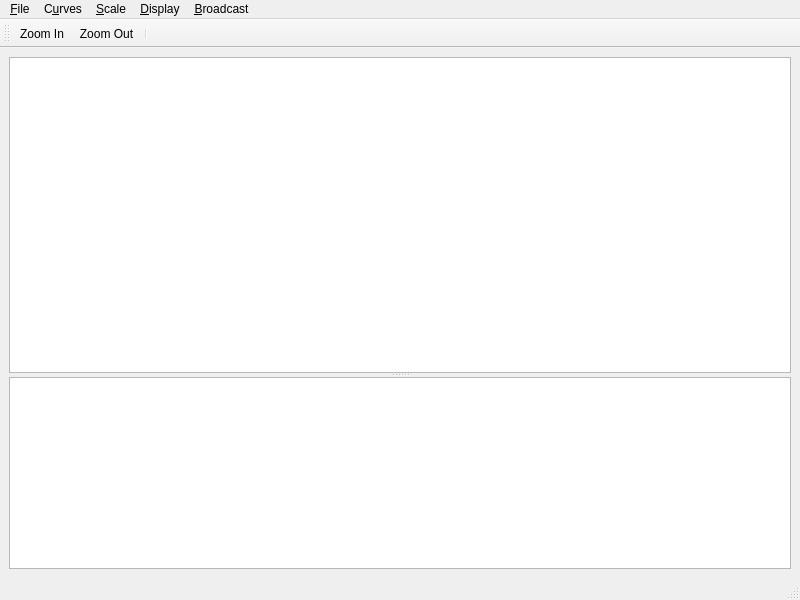
<?xml version="1.0" encoding="UTF-8"?>
<ui version="4.0">
 <class>AmplitudeCurveViewer</class>
 <widget class="QMainWindow" name="AmplitudeCurveViewer">
  <property name="geometry">
   <rect>
    <x>0</x>
    <y>0</y>
    <width>800</width>
    <height>600</height>
   </rect>
  </property>
  <property name="windowTitle">
   <string>MainWindow</string>
  </property>
  <widget class="QWidget" name="centralwidget">
   <layout class="QVBoxLayout" name="verticalLayout">
    <item>
     <widget class="QSplitter" name="splitter">
      <property name="orientation">
       <enum>Qt::Vertical</enum>
      </property>
      <widget class="RulerGraphicsView" name="graphicsView">
       <property name="sizePolicy">
        <sizepolicy hsizetype="Expanding" vsizetype="Expanding">
         <horstretch>1</horstretch>
         <verstretch>1</verstretch>
        </sizepolicy>
       </property>
      </widget>
      <widget class="QTableView" name="tableView">
       <property name="sizePolicy">
        <sizepolicy hsizetype="Expanding" vsizetype="Expanding">
         <horstretch>0</horstretch>
         <verstretch>0</verstretch>
        </sizepolicy>
       </property>
       <property name="alternatingRowColors">
        <bool>true</bool>
       </property>
      </widget>
     </widget>
    </item>
   </layout>
  </widget>
  <widget class="QMenuBar" name="menubar">
   <property name="geometry">
    <rect>
     <x>0</x>
     <y>0</y>
     <width>800</width>
     <height>19</height>
    </rect>
   </property>
   <widget class="QMenu" name="menu_File">
    <property name="title">
     <string>&amp;File</string>
    </property>
    <addaction name="actionE_xit"/>
   </widget>
   <widget class="QMenu" name="menuC_urves">
    <property name="title">
     <string>C&amp;urves</string>
    </property>
    <addaction name="action_Add_Curve"/>
   </widget>
   <widget class="QMenu" name="menu_Display">
    <property name="title">
     <string>&amp;Display</string>
    </property>
    <addaction name="actionConfigure_Items"/>
    <addaction name="actionSelect_Plot_Type"/>
   </widget>
   <widget class="QMenu" name="menu_Scale">
    <property name="title">
     <string>&amp;Scale</string>
    </property>
    <addaction name="actionZoom_In"/>
    <addaction name="actionZoom_Out"/>
    <addaction name="actionZoom_Fit_Window"/>
   </widget>
   <widget class="QMenu" name="menu_Broadcasr">
    <property name="title">
     <string>&amp;Broadcast</string>
    </property>
    <addaction name="action_Receive_CDPs"/>
    <addaction name="action_Dispatch_CDPs"/>
   </widget>
   <addaction name="menu_File"/>
   <addaction name="menuC_urves"/>
   <addaction name="menu_Scale"/>
   <addaction name="menu_Display"/>
   <addaction name="menu_Broadcasr"/>
  </widget>
  <widget class="QStatusBar" name="statusbar"/>
  <widget class="QToolBar" name="toolBar">
   <property name="windowTitle">
    <string>toolBar</string>
   </property>
   <attribute name="toolBarArea">
    <enum>TopToolBarArea</enum>
   </attribute>
   <attribute name="toolBarBreak">
    <bool>false</bool>
   </attribute>
   <addaction name="actionZoom_In"/>
   <addaction name="actionZoom_Out"/>
   <addaction name="separator"/>
  </widget>
  <action name="actionE_xit">
   <property name="text">
    <string>E&amp;xit</string>
   </property>
   <property name="shortcut">
    <string>Ctrl+X</string>
   </property>
  </action>
  <action name="action_Add_Curve">
   <property name="text">
    <string>&amp;Add Curve</string>
   </property>
   <property name="shortcut">
    <string>Ctrl+A</string>
   </property>
  </action>
  <action name="actionConfigure_Items">
   <property name="text">
    <string>Configure &amp;Items</string>
   </property>
   <property name="shortcut">
    <string>Ctrl+I</string>
   </property>
  </action>
  <action name="actionZoom_In">
   <property name="icon">
    <iconset resource="icons.qrc">
     <normaloff>:/icons/Zoom-Plus-icon.png</normaloff>:/icons/Zoom-Plus-icon.png</iconset>
   </property>
   <property name="text">
    <string>Zoom &amp;In</string>
   </property>
   <property name="shortcut">
    <string>Ctrl++</string>
   </property>
  </action>
  <action name="actionZoom_Out">
   <property name="icon">
    <iconset resource="icons.qrc">
     <normaloff>:/icons/Zoom-Minus-icon.png</normaloff>:/icons/Zoom-Minus-icon.png</iconset>
   </property>
   <property name="text">
    <string>Zoom &amp;Out</string>
   </property>
   <property name="shortcut">
    <string>Ctrl+-</string>
   </property>
  </action>
  <action name="actionZoom_Fit_Window">
   <property name="text">
    <string>Zoom Fit Window</string>
   </property>
   <property name="shortcut">
    <string>Ctrl+0</string>
   </property>
  </action>
  <action name="action_Receive_CDPs">
   <property name="checkable">
    <bool>true</bool>
   </property>
   <property name="checked">
    <bool>true</bool>
   </property>
   <property name="text">
    <string>&amp;Receive CDPs</string>
   </property>
  </action>
  <action name="action_Dispatch_CDPs">
   <property name="checkable">
    <bool>true</bool>
   </property>
   <property name="checked">
    <bool>true</bool>
   </property>
   <property name="text">
    <string>&amp;Dispatch CDPs</string>
   </property>
  </action>
  <action name="actionSelect_Plot_Type">
   <property name="text">
    <string>Select Plot Type</string>
   </property>
  </action>
 </widget>
 <customwidgets>
  <customwidget>
   <class>RulerGraphicsView</class>
   <extends>QGraphicsView</extends>
   <header>rulergraphicsview.h</header>
  </customwidget>
 </customwidgets>
 <resources>
  <include location="icons.qrc"/>
 </resources>
 <connections>
  <connection>
   <sender>actionE_xit</sender>
   <signal>triggered()</signal>
   <receiver>AmplitudeCurveViewer</receiver>
   <slot>close()</slot>
   <hints>
    <hint type="sourcelabel">
     <x>-1</x>
     <y>-1</y>
    </hint>
    <hint type="destinationlabel">
     <x>399</x>
     <y>299</y>
    </hint>
   </hints>
  </connection>
 </connections>
</ui>
